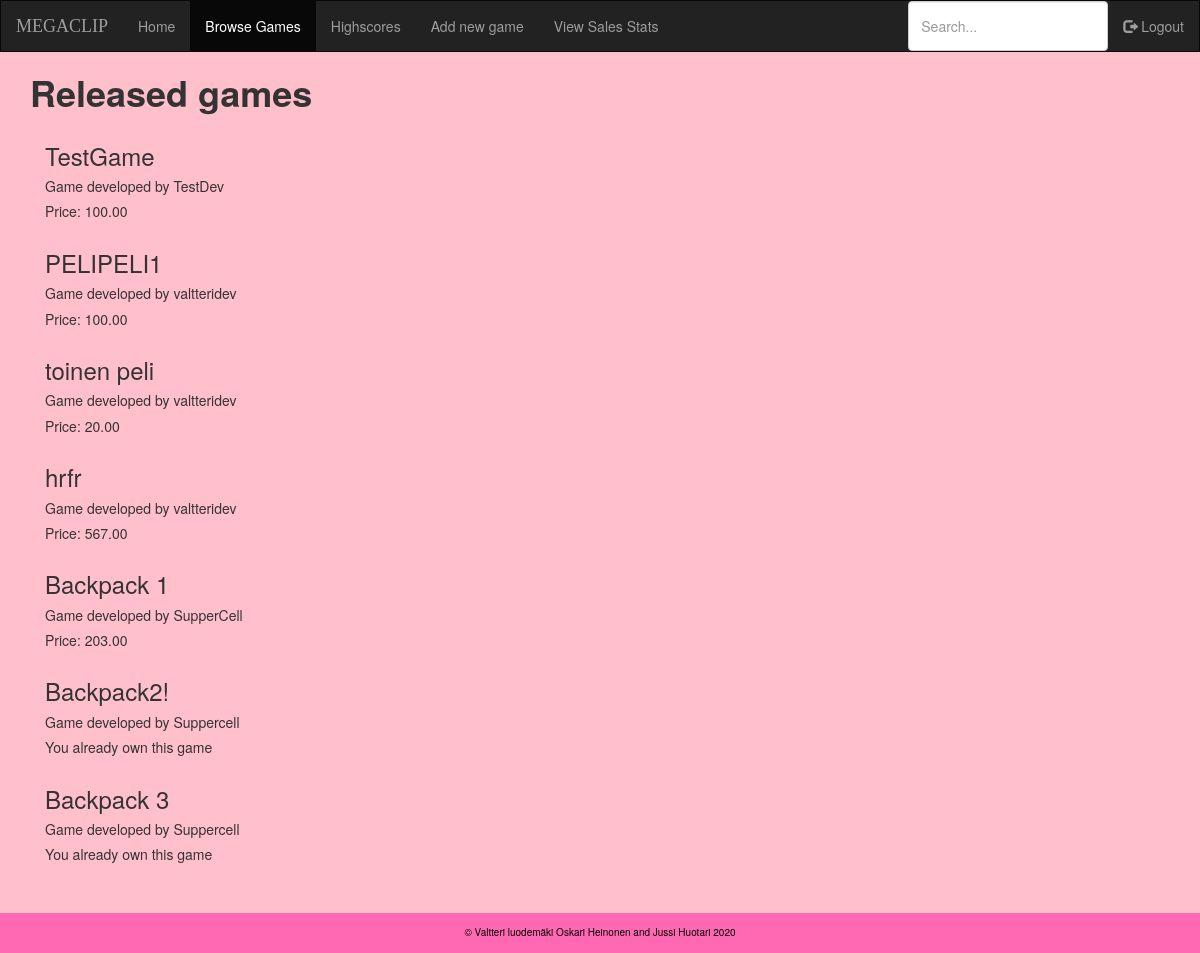
The app's page /browsegames/ (signed in) with its own data.
### gamestore/models.py (models this page shows, shortened)
class Game(models.Model):
    name = models.CharField(max_length=255, primary_key=True, unique=True)
    url = models.URLField(max_length=255)
    price = models.DecimalField(max_digits=20, decimal_places=2)
    developer = models.ForeignKey('users.CustomUser', on_delete=models.CASCADE, null=True)

### users/models.py (models this page shows)
class CustomUser(AbstractUser):
    usertype = models.CharField(max_length=10)
    games = models.ManyToManyField('gamestore.Game')
    test = models.CharField(max_length=10, choices=usertypes)
    def __str__(self):
        return self.username

### gamestore/views.py (the view)
# urls.py: path('browsegames/',BrowseGamesView.as_view(), name='browse_games' ),
class BrowseGamesView(ListView):
    model = Game
    template_name = 'gamestore/browse_games.html'
    context_object_name = 'games'
    def get_context_data(self, **kwargs):
        context = super(BrowseGamesView, self).get_context_data(**kwargs)
        context.update({
            'browse_page' : 'active'
        })
        return context

### gamestore/templates/gamestore/browse_games.html (shortened to what this page needs)
 {% extends 'base.html' %}
{% block content %}
{% if user.is_authenticated %}
{% if games %}
  <h1 class=""><strong>Released games</strong></h1>
  {% for game in games %}
    <div class="container">
        <h3>{{ game.name }}</h3>
        <h5>Game developed by {{ game.developer }}</h5>
      {% if game not in user.games.all  %}
        <h5>Price: {{ game.price }}</h5>
      {% else  %}
        <h5>You already own this game</h5>
      {% endif %}
    </div>
  {% endfor %}
{% else %}
  <div class="">
  </div>
{% endif %}
{% else %}
  <p>Log in to browse our games!</p>
  <a href="{% url 'login' %}">Login</a>
  <a href="{% url 'signup' %}">Register</a>
{% endif %}
{% endblock content %}

### gamestore/static/gamestore/style.css (style rules this page uses)
body { background: pink ; }

### records on screen
Game: name "TestGame", developer "TestDev", price "100.00"
Game: name "PELIPELI1", developer "valtteridev", price "100.00"
Game: name "toinen peli", developer "valtteridev", price "20.00"
Game: name "hrfr", developer "valtteridev", price "567.00"
Game: name "Backpack 1", developer "SupperCell", price "203.00"
Game: name "Backpack2!", developer "Suppercell", shows "You already own this game"
Game: name "Backpack 3", developer "Suppercell", shows "You already own this game"
